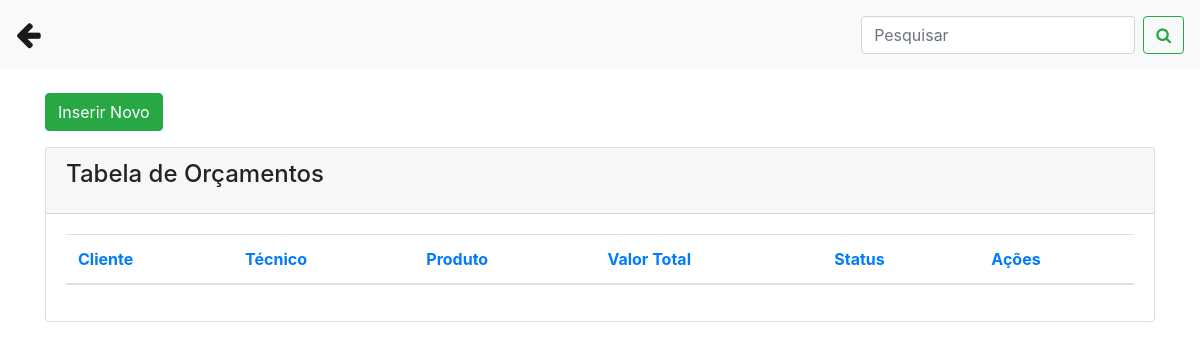
/orcamentos.php, run on an earlier commit of the app's database.
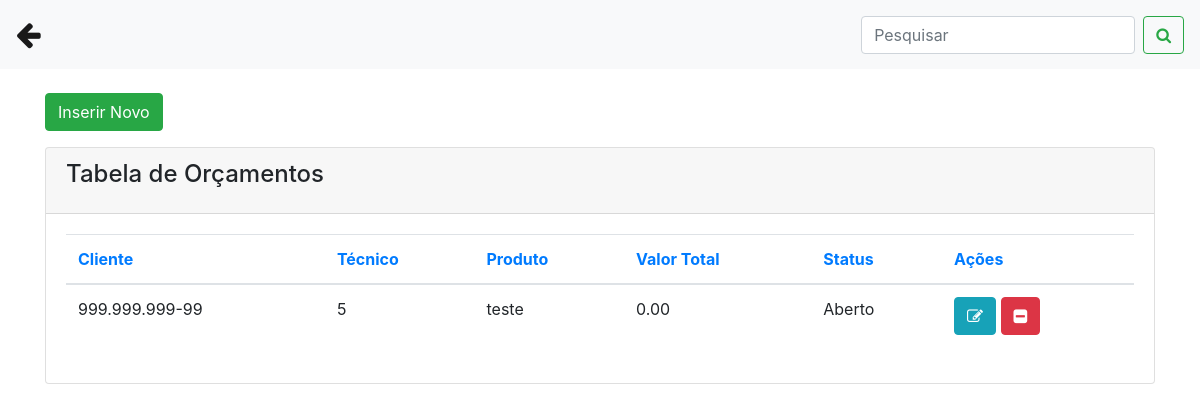
And on a later commit of the database.
### tables this page shows
CREATE TABLE `orcamento` (
  `id` int(11) NOT NULL,
  `cliente` varchar(50) NOT NULL,
  `tecnico` varchar(50) NOT NULL,
  `produto` varchar(50) NOT NULL,
  `serie` varchar(100) DEFAULT NULL,
  `problema` varchar(255) NOT NULL,
  `laudo` varchar(255) DEFAULT NULL,
  `obs` varchar(255) DEFAULT NULL,
  `valor_servico` decimal(10,2) DEFAULT NULL,
  `pecas` varchar(255) DEFAULT NULL,
  `valor_pecas` decimal(10,2) DEFAULT NULL,
  `total` decimal(10,2) DEFAULT NULL,
  `desconto` decimal(10,2) DEFAULT NULL,
  `valor_total` decimal(10,2) DEFAULT NULL,
  `pgto` varchar(50) DEFAULT NULL,
  `data_abertura` date NOT NULL,
  `data_geracao` date DEFAULT NULL,
  `data_aprovacao` date DEFAULT NULL,
  `status` varchar(50) NOT NULL
);

### orcamentos.php (the view, shortened to what this page needs)
<?php
include('conexao.php');
?>
<!DOCTYPE html>
<html>
<head>
 <link rel="stylesheet" href="https://stackpath.bootstrapcdn.com/bootstrap/4.1.3/css/bootstrap.min.css">
<link rel="stylesheet" href="https://cdnjs.cloudflare.com/ajax/libs/font-awesome/4.7.0/css/font-awesome.min.css">
</head>
<body>
  <nav class="navbar navbar-expand-lg navbar-light bg-light">
  <a class="navbar-brand" href="painel_funcionario.php"><big><big><i class="fa fa-arrow-left"></i></big></big></a>
  <div class="collapse navbar-collapse" id="conteudoNavbarSuportado">
    <form class="form-inline my-2 my-lg-0">
      <input name="txtpesquisar" class="form-control mr-sm-2" type="search" placeholder="Pesquisar" aria-label="Pesquisar">
      <button name="buttonPesquisar" class="btn btn-outline-success my-2 my-sm-0" type="submit"><i class="fa fa-search"></i></button>
    </form>
  </div>
</nav>
<div class="container">
      <br>
         <div class="row">
           <div class="col-sm-12">
            <button type="button" class="btn btn-success mb-3" data-toggle="modal" data-target="#modalExemplo">Inserir Novo </button>
           </div>
        </div>
          <div class="content">
            <div class="row">
              <div class="col-md-12">
                <div class="card">
                  <div class="card-header">
                    <h4 class="card-title"> Tabela de Orçamentos</h4>
                  </div>
                  <div class="card-body">
                    <div class="table-responsive">
                      <?php
                        if(isset($_GET['buttonPesquisar']) and $_GET['txtpesquisar'] != ''){
                          $data = $_GET['txtpesquisar'] . '%';
                           $query = "select * from orcamento where data_abertura =  '$data'  order by id asc";
                        }else{
                         $query ="select * from orcamento where data_abertura =  curDate()  order by id asc";
                        }
                        $result = mysqli_query($conexao, $query);
                        $row = mysqli_num_rows($result);
                        if($row == ''){
                            echo "<h3> Não existem dados cadastrados no banco </h3>";
                        }else{
                           ?>
                      <table class="table">
                        <thead class=" text-primary">
                          <th>
                            Cliente
                          </th>
                          <th>
                            Técnico
                          </th>
                          <th>
                            Produto
                          </th>
                           <th>
                            Valor Total
                          </th>
                            <th>
                            Status
                          </th>
                            <th>
                            Ações
                          </th>
                        </thead>
                        <tbody>
                         <?php
                          while($res_1 = mysqli_fetch_array($result)){
                            $cliente = $res_1["cliente"];
                            $tecnico = $res_1["tecnico"];
                            $produto = $res_1["produto"];
                            $valor_total = $res_1["valor_total"];
                            $status = $res_1["status"];
                            $id = $res_1["id"];
                            ?>
                            <tr>
                             <td><?php echo $cliente; ?></td>
                             <td><?php echo $tecnico; ?></td>
                             <td><?php echo $produto; ?></td>
                             <td><?php echo $valor_total; ?></td>
                             <td><?php echo $status; ?></td>
                             <td>
                             <a class="btn btn-info" href="funcionarios.php?func=edita&id=<?php echo $id; ?>"><i class="fa fa-pencil-square-o"></i></a>
                             <a class="btn btn-danger" href="funcionarios.php?func=deleta&id=<?php echo $id; ?>"><i class="fa fa-minus-square"></i></a>
                             </td>
                            </tr>
                            <?php
                              }
                            ?>
                        </tbody>
                      </table>
                          <?php
                              }
                            ?>
                    </div>
                  </div>
                </div>
              </div>
</div>
</body>
</html>

What changed in the data, as far as the page shows it:
added orcamento: cliente "999.999.999-99", tecnico "5", produto "teste", valor_total "0.00", status "Aberto"
